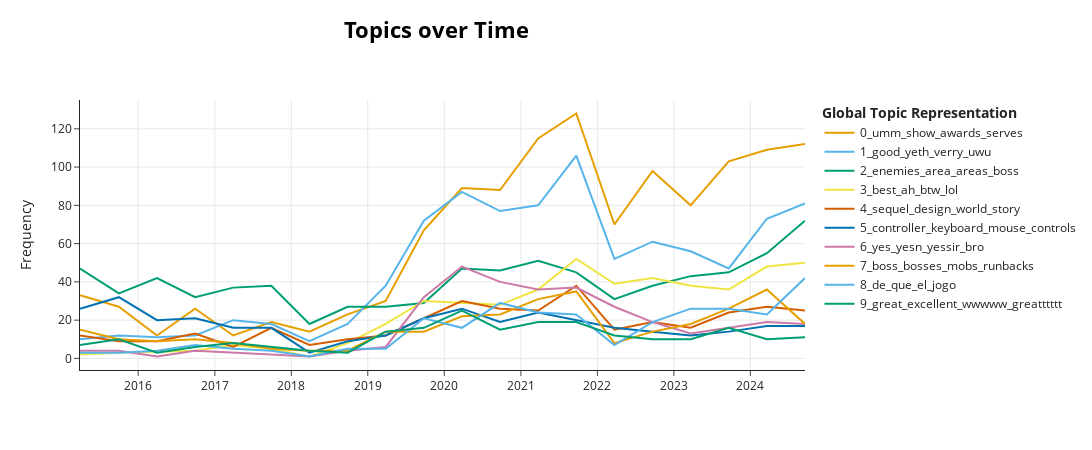

Notebook cell for this chart:
### Code cell
pos_model.visualize_topics_over_time(pos_topics_over_time, top_n_topics=10)

### Figure 1 — Plotly figure (JSON) as saved in the notebook; plotly's stock layout.template omitted (floating-point values rounded to 4 significant figures)
{"data": [{"hoverinfo": "text", "hovertext": ["<b>Topic 0</b><br>Words: umm, show, awards, serves, forgot", "<b>Topic 0</b><br>Words: umm, show, awards, serves, forgot", "<b>Topic 0</b><br>Words: umm, show, awards, serves, forgot", "<b>Topic 0</b><br>Words: umm, show, awards, serves, forgot", "<b>Topic 0</b><br>Words: umm, show, awards, serves, forgot", "<b>Topic 0</b><br>Words: awards, community, umm, show, serves", "<b>Topic 0</b><br>Words: umm, show, awards, serves, forgot", "<b>Topic 0</b><br>Words: show, umm, awards, serves, forgot", "<b>Topic 0</b><br>Words: umm, show, awards, serves, forgot", "<b>Topic 0</b><br>Words: umm, show, awards, serves, forgot", "<b>Topic 0</b><br>Words: umm, show, awards, serves, forgot", "<b>Topic 0</b><br>Words: umm, show, awards, serves, forgot", "<b>Topic 0</b><br>Words: show, umm, awards, serves, also", "<b>Topic 0</b><br>Words: umm, show, awards, serves, forgot", "<b>Topic 0</b><br>Words: umm, show, awards, serves, forgot", "<b>Topic 0</b><br>Words: serves, forgot, umm, show, awards", "<b>Topic 0</b><br>Words: umm, show, awards, serves, forgot", "<b>Topic 0</b><br>Words: umm, show, awards, serves, forgot", "<b>Topic 0</b><br>Words: umm, show, awards, serves, forgot", "<b>Topic 0</b><br>Words: umm, show, awards, serves, forgot"], "marker": {"color": "#E69F00"}, "mode": "lines", "name": "0_umm_show_awards_serves", "type": "scatter", "x": ["2015-03-29T07:51:40.752000", "2015-09-30T21:50:11.400000", "2016-03-30T20:28:43.800000", "2016-09-28T19:07:16.200000", "2017-03-29T17:45:48.600000", "2017-09-27T16:24:21", "2018-03-28T15:02:53.400000", "2018-09-26T13:41:25.800000", "2019-03-27T12:19:58.200000", "2019-09-25T10:58:30.600000", "2020-03-25T09:37:03", "2020-09-23T08:15:35.400000", "2021-03-24T06:54:07.800000", "2021-09-22T05:32:40.200000", "2022-03-23T04:11:12.600000", "2022-09-21T02:49:45", "2023-03-22T01:28:17.400000", "2023-09-20T00:06:49.800000", "2024-03-19T22:45:22.200000", "2024-09-17T21:23:54.600000"], "y": [33, 27, 12, 26, 12, 19, 14, 23, 30, 67, 89, 88, 115, 128, 70, 98, 80, 103, 109, 112]}, {"hoverinfo": "text", "hovertext": ["<b>Topic 1</b><br>Words: good, yeth, verry, uwu, mm", "<b>Topic 1</b><br>Words: good, yeth, verry, uwu, mm", "<b>Topic 1</b><br>Words: good, yeth, verry, uwu, mm", "<b>Topic 1</b><br>Words: good, yeth, verry, uwu, mm", "<b>Topic 1</b><br>Words: good, yeth, verry, uwu, mm", "<b>Topic 1</b><br>Words: good, yeth, verry, uwu, mm", "<b>Topic 1</b><br>Words: good, yeth, verry, uwu, mm", "<b>Topic 1</b><br>Words: good, yeth, verry, uwu, mm", "<b>Topic 1</b><br>Words: good, yeth, verry, uwu, mm", "<b>Topic 1</b><br>Words: good, spoiler, yeth, verry, uwu", "<b>Topic 1</b><br>Words: good, verry, mm, lol, yeth", "<b>Topic 1</b><br>Words: good, yeth, meh, verry, uwu", "<b>Topic 1</b><br>Words: good, thats, yeth, well, verry", "<b>Topic 1</b><br>Words: good, ever, yeth, verry, uwu", "<b>Topic 1</b><br>Words: good, ahh, meh, please, sometimes", "<b>Topic 1</b><br>Words: good, yeth, verry, uwu, mm", "<b>Topic 1</b><br>Words: good, ii, yeth, verry, uwu", "<b>Topic 1</b><br>Words: good, af, yeth, verry, uwu", "<b>Topic 1</b><br>Words: good, yeth, verry, uwu, mm", "<b>Topic 1</b><br>Words: good, uwu, yeth, verry, mm"], "marker": {"color": "#56B4E9"}, "mode": "lines", "name": "1_good_yeth_verry_uwu", "type": "scatter", "x": ["2015-03-29T07:51:40.752000", "2015-09-30T21:50:11.400000", "2016-03-30T20:28:43.800000", "2016-09-28T19:07:16.200000", "2017-03-29T17:45:48.600000", "2017-09-27T16:24:21", "2018-03-28T15:02:53.400000", "2018-09-26T13:41:25.800000", "2019-03-27T12:19:58.200000", "2019-09-25T10:58:30.600000", "2020-03-25T09:37:03", "2020-09-23T08:15:35.400000", "2021-03-24T06:54:07.800000", "2021-09-22T05:32:40.200000", "2022-03-23T04:11:12.600000", "2022-09-21T02:49:45", "2023-03-22T01:28:17.400000", "2023-09-20T00:06:49.800000", "2024-03-19T22:45:22.200000", "2024-09-17T21:23:54.600000"], "y": [10, 12, 11, 12, 20, 18, 9, 18, 38, 72, 87, 77, 80, 106, 52, 61, 56, 47, 73, 81]}, {"hoverinfo": "text", "hovertext": ["<b>Topic 2</b><br>Words: new, heide, changes, enemies, area", "<b>Topic 2</b><br>Words: das, players, world, player, knights", "<b>Topic 2</b><br>Words: havels, katana, ice, chaos, rapier", "<b>Topic 2</b><br>Words: system, dks, heh, based, memory", "<b>Topic 2</b><br>Words: fight, boss, weapon, area, enemies", "<b>Topic 2</b><br>Words: player, players, areas, enemies, certain", "<b>Topic 2</b><br>Words: scaling, areas, dsi, example, stats", "<b>Topic 2</b><br>Words: player, enemies, attack, damage, weapons", "<b>Topic 2</b><br>Words: moonlight, uh, shawty, trippin, spotlight", "<b>Topic 2</b><br>Words: bean, estus, areas, check, enemies", "<b>Topic 2</b><br>Words: early, areas, area, players, weapons", "<b>Topic 2</b><br>Words: th, enemies, weapons, areas, area", "<b>Topic 2</b><br>Words: enemies, areas, healing, things, movement", "<b>Topic 2</b><br>Words: sex, area, fight, enemies, roll", "<b>Topic 2</b><br>Words: enemies, area, fight, often, also", "<b>Topic 2</b><br>Words: us, two, areas, enemies, fight", "<b>Topic 2</b><br>Words: boss, king, mark, fight, also", "<b>Topic 2</b><br>Words: td, tr, dementia, boss, enemies", "<b>Topic 2</b><br>Words: boss, enemies, king, also, areas", "<b>Topic 2</b><br>Words: spoiler, area, enemies, boss, world"], "marker": {"color": "#009E73"}, "mode": "lines", "name": "2_enemies_area_areas_boss", "type": "scatter", "x": ["2015-03-29T07:51:40.752000", "2015-09-30T21:50:11.400000", "2016-03-30T20:28:43.800000", "2016-09-28T19:07:16.200000", "2017-03-29T17:45:48.600000", "2017-09-27T16:24:21", "2018-03-28T15:02:53.400000", "2018-09-26T13:41:25.800000", "2019-03-27T12:19:58.200000", "2019-09-25T10:58:30.600000", "2020-03-25T09:37:03", "2020-09-23T08:15:35.400000", "2021-03-24T06:54:07.800000", "2021-09-22T05:32:40.200000", "2022-03-23T04:11:12.600000", "2022-09-21T02:49:45", "2023-03-22T01:28:17.400000", "2023-09-20T00:06:49.800000", "2024-03-19T22:45:22.200000", "2024-09-17T21:23:54.600000"], "y": [47, 34, 42, 32, 37, 38, 18, 27, 27, 29, 47, 46, 51, 45, 31, 38, 43, 45, 55, 72]}, {"hoverinfo": "text", "hovertext": ["<b>Topic 3</b><br>Words: best, ah, btw, lol, shot", "<b>Topic 3</b><br>Words: best, ah, btw, lol, shot", "<b>Topic 3</b><br>Words: best, lol, ah, btw, shot", "<b>Topic 3</b><br>Words: best, ah, btw, lol, shot", "<b>Topic 3</b><br>Words: best, ah, btw, lol, shot", "<b>Topic 3</b><br>Words: best, ah, btw, lol, shot", "<b>Topic 3</b><br>Words: best, ah, btw, lol, shot", "<b>Topic 3</b><br>Words: best, ah, btw, lol, shot", "<b>Topic 3</b><br>Words: best, btw, ah, lol, shot", "<b>Topic 3</b><br>Words: best, ah, btw, lol, shot", "<b>Topic 3</b><br>Words: best, ah, btw, lol, shot", "<b>Topic 3</b><br>Words: best, ah, btw, lol, shot", "<b>Topic 3</b><br>Words: best, ah, btw, lol, shot", "<b>Topic 3</b><br>Words: best, ah, btw, lol, shot", "<b>Topic 3</b><br>Words: best, shot, long, yes, ah", "<b>Topic 3</b><br>Words: best, ah, fucking, yes, btw", "<b>Topic 3</b><br>Words: best, right, ah, btw, lol", "<b>Topic 3</b><br>Words: best, ah, btw, lol, shot", "<b>Topic 3</b><br>Words: best, ah, btw, lol, shot"], "marker": {"color": "#F0E442"}, "mode": "lines", "name": "3_best_ah_btw_lol", "type": "scatter", "x": ["2015-03-29T07:51:40.752000", "2015-09-30T21:50:11.400000", "2016-09-28T19:07:16.200000", "2017-03-29T17:45:48.600000", "2017-09-27T16:24:21", "2018-03-28T15:02:53.400000", "2018-09-26T13:41:25.800000", "2019-03-27T12:19:58.200000", "2019-09-25T10:58:30.600000", "2020-03-25T09:37:03", "2020-09-23T08:15:35.400000", "2021-03-24T06:54:07.800000", "2021-09-22T05:32:40.200000", "2022-03-23T04:11:12.600000", "2022-09-21T02:49:45", "2023-03-22T01:28:17.400000", "2023-09-20T00:06:49.800000", "2024-03-19T22:45:22.200000", "2024-09-17T21:23:54.600000"], "y": [2, 3, 4, 7, 5, 1, 8, 18, 30, 29, 28, 36, 52, 39, 42, 38, 36, 48, 50]}, {"hoverinfo": "text", "hovertext": ["<b>Topic 4</b><br>Words: darker, crystal, gear, material, logged", "<b>Topic 4</b><br>Words: horizontal, communicated, darksouls, partly, uninteresting", "<b>Topic 4</b><br>Words: inspired, predacessor, hack, darksoul, less", "<b>Topic 4</b><br>Words: aspects, soundtrack, sequel, usual, beginning", "<b>Topic 4</b><br>Words: strike, dee, ecks, istelf, someting", "<b>Topic 4</b><br>Words: apples, repetetive, convenants, sequal, instead", "<b>Topic 4</b><br>Words: presented, recycling, books, via, sequel", "<b>Topic 4</b><br>Words: footage, train, precise, rotten, critisizims", "<b>Topic 4</b><br>Words: noticably, sequel, amenable, fiendishly, averse", "<b>Topic 4</b><br>Words: story, world, apposed, differences, odd", "<b>Topic 4</b><br>Words: entry, title, design, titles, franchise", "<b>Topic 4</b><br>Words: quirks, unique, trying, series, however", "<b>Topic 4</b><br>Words: scholars, tons, videogame, predecessor, dive", "<b>Topic 4</b><br>Words: world, aspects, vary, series, mechanics", "<b>Topic 4</b><br>Words: chronological, worker, sequel, spoiler, worse", "<b>Topic 4</b><br>Words: drags, noobs, truly, results, reenabled", "<b>Topic 4</b><br>Words: sequel, six, worthy, google, excite", "<b>Topic 4</b><br>Words: offering, design, predecessor, unique, compelling", "<b>Topic 4</b><br>Words: sequel, ideas, backs, weirdly, world", "<b>Topic 4</b><br>Words: unafraid, aspects, unfortunately, sequel, story"], "marker": {"color": "#D55E00"}, "mode": "lines", "name": "4_sequel_design_world_story", "type": "scatter", "x": ["2015-03-29T07:51:40.752000", "2015-09-30T21:50:11.400000", "2016-03-30T20:28:43.800000", "2016-09-28T19:07:16.200000", "2017-03-29T17:45:48.600000", "2017-09-27T16:24:21", "2018-03-28T15:02:53.400000", "2018-09-26T13:41:25.800000", "2019-03-27T12:19:58.200000", "2019-09-25T10:58:30.600000", "2020-03-25T09:37:03", "2020-09-23T08:15:35.400000", "2021-03-24T06:54:07.800000", "2021-09-22T05:32:40.200000", "2022-03-23T04:11:12.600000", "2022-09-21T02:49:45", "2023-03-22T01:28:17.400000", "2023-09-20T00:06:49.800000", "2024-03-19T22:45:22.200000", "2024-09-17T21:23:54.600000"], "y": [12, 9, 9, 13, 6, 16, 7, 10, 12, 21, 30, 26, 25, 38, 15, 19, 16, 24, 27, 25]}, {"hoverinfo": "text", "hovertext": ["<b>Topic 5</b><br>Words: controller, keyboard, mouse, controls, xbox", "<b>Topic 5</b><br>Words: controller, keyboard, mouse, controls, clicking", "<b>Topic 5</b><br>Words: keyboard, controller, mouse, controls, click", "<b>Topic 5</b><br>Words: controller, keyboard, broke, mouse, bubble", "<b>Topic 5</b><br>Words: controller, keyboard, mouse, cable, window", "<b>Topic 5</b><br>Words: controller, keyboard, controls, kb, mouse", "<b>Topic 5</b><br>Words: mouse, sensitivity, click, bindings, prompts", "<b>Topic 5</b><br>Words: controller, keyboard, mouse, playstation, controls", "<b>Topic 5</b><br>Words: controller, keyboard, mouse, controls, menus", "<b>Topic 5</b><br>Words: controller, keyboard, controls, mouse, bindings", "<b>Topic 5</b><br>Words: keyboard, controller, mouse, controls, keys", "<b>Topic 5</b><br>Words: keyboard, mouse, controls, controller, press", "<b>Topic 5</b><br>Words: controller, keyboard, mouse, controls, broke", "<b>Topic 5</b><br>Words: mouse, keyboard, controller, broke, keys", "<b>Topic 5</b><br>Words: mouse, keyboard, controller, controls, bind", "<b>Topic 5</b><br>Words: keyboard, controller, mouse, click, controls", "<b>Topic 5</b><br>Words: control, controller, mouse, keyboard, controls", "<b>Topic 5</b><br>Words: controller, keyboard, binds, remap, controls", "<b>Topic 5</b><br>Words: controller, click, mouse, keyboard, controls", "<b>Topic 5</b><br>Words: keyboard, controller, controls, mouse, miyuzaki"], "marker": {"color": "#0072B2"}, "mode": "lines", "name": "5_controller_keyboard_mouse_controls", "type": "scatter", "x": ["2015-03-29T07:51:40.752000", "2015-09-30T21:50:11.400000", "2016-03-30T20:28:43.800000", "2016-09-28T19:07:16.200000", "2017-03-29T17:45:48.600000", "2017-09-27T16:24:21", "2018-03-28T15:02:53.400000", "2018-09-26T13:41:25.800000", "2019-03-27T12:19:58.200000", "2019-09-25T10:58:30.600000", "2020-03-25T09:37:03", "2020-09-23T08:15:35.400000", "2021-03-24T06:54:07.800000", "2021-09-22T05:32:40.200000", "2022-03-23T04:11:12.600000", "2022-09-21T02:49:45", "2023-03-22T01:28:17.400000", "2023-09-20T00:06:49.800000", "2024-03-19T22:45:22.200000", "2024-09-17T21:23:54.600000"], "y": [26, 32, 20, 21, 16, 16, 3, 9, 12, 21, 26, 19, 24, 20, 16, 14, 12, 14, 17, 17]}, {"hoverinfo": "text", "hovertext": ["<b>Topic 6</b><br>Words: yes, yesn, yessir, bro, thank", "<b>Topic 6</b><br>Words: yes, yesn, yessir, bro, thank", "<b>Topic 6</b><br>Words: yes, yesn, yessir, bro, thank", "<b>Topic 6</b><br>Words: yes, yesn, yessir, bro, thank", "<b>Topic 6</b><br>Words: yes, yesn, yessir, bro, thank", "<b>Topic 6</b><br>Words: yes, yesn, yessir, bro, thank", "<b>Topic 6</b><br>Words: yes, yesn, yessir, bro, thank", "<b>Topic 6</b><br>Words: yes, yesn, yessir, bro, thank", "<b>Topic 6</b><br>Words: yes, yesn, yessir, bro, thank", "<b>Topic 6</b><br>Words: yes, yesn, yessir, bro, thank", "<b>Topic 6</b><br>Words: yes, yesn, yessir, bro, thank", "<b>Topic 6</b><br>Words: yes, yesn, thank, cool, yessir", "<b>Topic 6</b><br>Words: yes, bro, sir, yesn, yessir", "<b>Topic 6</b><br>Words: yes, yesn, yessir, bro, thank", "<b>Topic 6</b><br>Words: yes, yesn, yessir, bro, thank", "<b>Topic 6</b><br>Words: yes, yesn, yessir, bro, thank", "<b>Topic 6</b><br>Words: yes, yessir, yesn, bro, thank", "<b>Topic 6</b><br>Words: yes, yesn, yessir, bro, thank", "<b>Topic 6</b><br>Words: yes, yesn, yessir, bro, thank"], "marker": {"color": "#CC79A7"}, "mode": "lines", "name": "6_yes_yesn_yessir_bro", "type": "scatter", "x": ["2015-03-29T07:51:40.752000", "2015-09-30T21:50:11.400000", "2016-03-30T20:28:43.800000", "2016-09-28T19:07:16.200000", "2017-09-27T16:24:21", "2018-03-28T15:02:53.400000", "2018-09-26T13:41:25.800000", "2019-03-27T12:19:58.200000", "2019-09-25T10:58:30.600000", "2020-03-25T09:37:03", "2020-09-23T08:15:35.400000", "2021-03-24T06:54:07.800000", "2021-09-22T05:32:40.200000", "2022-03-23T04:11:12.600000", "2022-09-21T02:49:45", "2023-03-22T01:28:17.400000", "2023-09-20T00:06:49.800000", "2024-03-19T22:45:22.200000", "2024-09-17T21:23:54.600000"], "y": [4, 4, 1, 4, 2, 1, 4, 6, 32, 48, 40, 36, 37, 27, 19, 13, 16, 19, 18]}, {"hoverinfo": "text", "hovertext": ["<b>Topic 7</b><br>Words: capitalismisthecauseofthis, pausing, disposable, coded, crazier", "<b>Topic 7</b><br>Words: fuuuuuuuuuuu, masturbation, loool, puting, buttsex", "<b>Topic 7</b><br>Words: outrageously, neighborhood, fabulous, wont, wake", "<b>Topic 7</b><br>Words: paper, houres, whill, bosss, cannawt", "<b>Topic 7</b><br>Words: coworkers, annihilated, penetrated, concessions, slew", "<b>Topic 7</b><br>Words: whoop, punched, desk, greedy, asshole", "<b>Topic 7</b><br>Words: perseverence, honing, littered, substantial, entertainment", "<b>Topic 7</b><br>Words: manikins, twin, addicted, likes, complain", "<b>Topic 7</b><br>Words: styling, ooz, mothersucker, aromatic, pased", "<b>Topic 7</b><br>Words: whaddya, hysterical, defeated, outweighed, boss", "<b>Topic 7</b><br>Words: st, undertuned, bossessssss, bosses, oversaturated", "<b>Topic 7</b><br>Words: bosses, bosssss, fnnuy, osuls, weaaaaponnnnnnns", "<b>Topic 7</b><br>Words: boss, bosses, mobs, wolnir, booses", "<b>Topic 7</b><br>Words: bosses, boss, beat, esey, ceased", "<b>Topic 7</b><br>Words: broth, littler, fuckyoufuckyoufuckyoufuckyoufuckyoufuckyou, getin, hbomberguy", "<b>Topic 7</b><br>Words: grappled, py, boss, smarts, cos", "<b>Topic 7</b><br>Words: motherfucking, fuckin, fucking, turtle, kidding", "<b>Topic 7</b><br>Words: boss, bosses, painfully, enemyies, fxck", "<b>Topic 7</b><br>Words: def, runbacks, boss, bosses, enjoying", "<b>Topic 7</b><br>Words: runbacks, boss, apparantly, walkback, istfg"], "marker": {"color": "#E69F00"}, "mode": "lines", "name": "7_boss_bosses_mobs_runbacks", "type": "scatter", "x": ["2015-03-29T07:51:40.752000", "2015-09-30T21:50:11.400000", "2016-03-30T20:28:43.800000", "2016-09-28T19:07:16.200000", "2017-03-29T17:45:48.600000", "2017-09-27T16:24:21", "2018-03-28T15:02:53.400000", "2018-09-26T13:41:25.800000", "2019-03-27T12:19:58.200000", "2019-09-25T10:58:30.600000", "2020-03-25T09:37:03", "2020-09-23T08:15:35.400000", "2021-03-24T06:54:07.800000", "2021-09-22T05:32:40.200000", "2022-03-23T04:11:12.600000", "2022-09-21T02:49:45", "2023-03-22T01:28:17.400000", "2023-09-20T00:06:49.800000", "2024-03-19T22:45:22.200000", "2024-09-17T21:23:54.600000"], "y": [15, 10, 9, 10, 8, 5, 4, 4, 14, 14, 22, 23, 31, 35, 8, 14, 18, 26, 36, 18]}, {"hoverinfo": "text", "hovertext": ["<b>Topic 8</b><br>Words: ncia, jogo, que, minhas, de", "<b>Topic 8</b><br>Words: el, horas, jogo, que, esta", "<b>Topic 8</b><br>Words: que, vez, mucho, es, de", "<b>Topic 8</b><br>Words: de, el, que, en, la", "<b>Topic 8</b><br>Words: de, que, la, en, su", "<b>Topic 8</b><br>Words: que, el, para, es, la", "<b>Topic 8</b><br>Words: quero, jogaaaaaaaaaaa, controle, para, de", "<b>Topic 8</b><br>Words: el, rango, totales, necesitas, castigara", "<b>Topic 8</b><br>Words: della, nico, jogo, que, jogar", "<b>Topic 8</b><br>Words: que, de, pero, juegazo, jogo", "<b>Topic 8</b><br>Words: jogo, um, muy, mto, de", "<b>Topic 8</b><br>Words: novo, de, que, jogo, um", "<b>Topic 8</b><br>Words: el, que, es, de, jogo", "<b>Topic 8</b><br>Words: de, que, jogo, um, mais", "<b>Topic 8</b><br>Words: feo, melhor, juego, de, jogo", "<b>Topic 8</b><br>Words: que, de, el, pra, jogo", "<b>Topic 8</b><br>Words: de, que, mejor, el, la", "<b>Topic 8</b><br>Words: te, amo, odeio, que, de", "<b>Topic 8</b><br>Words: de, que, juego, la, et", "<b>Topic 8</b><br>Words: de, que, jogo, la, el"], "marker": {"color": "#56B4E9"}, "mode": "lines", "name": "8_de_que_el_jogo", "type": "scatter", "x": ["2015-03-29T07:51:40.752000", "2015-09-30T21:50:11.400000", "2016-03-30T20:28:43.800000", "2016-09-28T19:07:16.200000", "2017-03-29T17:45:48.600000", "2017-09-27T16:24:21", "2018-03-28T15:02:53.400000", "2018-09-26T13:41:25.800000", "2019-03-27T12:19:58.200000", "2019-09-25T10:58:30.600000", "2020-03-25T09:37:03", "2020-09-23T08:15:35.400000", "2021-03-24T06:54:07.800000", "2021-09-22T05:32:40.200000", "2022-03-23T04:11:12.600000", "2022-09-21T02:49:45", "2023-03-22T01:28:17.400000", "2023-09-20T00:06:49.800000", "2024-03-19T22:45:22.200000", "2024-09-17T21:23:54.600000"], "y": [3, 3, 4, 7, 5, 4, 1, 5, 5, 21, 16, 29, 24, 23, 7, 19, 26, 26, 23, 42]}, {"hoverinfo": "text", "hovertext": ["<b>Topic 9</b><br>Words: great, excellent, greattttt, greatttttt, wwwww", "<b>Topic 9</b><br>Words: great, excellent, greattttt, greatttttt, wwwww", "<b>Topic 9</b><br>Words: great, excellent, greattttt, greatttttt, wwwww", "<b>Topic 9</b><br>Words: great, excellent, greattttt, greatttttt, wwwww", "<b>Topic 9</b><br>Words: great, excellent, greattttt, greatttttt, wwwww", "<b>Topic 9</b><br>Words: great, excellent, greattttt, greatttttt, wwwww", "<b>Topic 9</b><br>Words: great, excellent, greattttt, greatttttt, wwwww", "<b>Topic 9</b><br>Words: great, excellent, greattttt, greatttttt, wwwww", "<b>Topic 9</b><br>Words: great, excellent, greattttt, greatttttt, wwwww", "<b>Topic 9</b><br>Words: great, greatttttt, excellent, greattttt, wwwww", "<b>Topic 9</b><br>Words: great, greattttt, excellent, everyone, greatttttt", "<b>Topic 9</b><br>Words: great, wwwww, excellent, greattttt, greatttttt", "<b>Topic 9</b><br>Words: great, fking, excellent, greattttt, greatttttt", "<b>Topic 9</b><br>Words: great, excellent, greattttt, greatttttt, wwwww", "<b>Topic 9</b><br>Words: great, excellent, greattttt, greatttttt, wwwww", "<b>Topic 9</b><br>Words: great, excellent, greattttt, greatttttt, wwwww", "<b>Topic 9</b><br>Words: great, excellent, greattttt, greatttttt, wwwww", "<b>Topic 9</b><br>Words: great, excellent, greattttt, greatttttt, wwwww", "<b>Topic 9</b><br>Words: great, excellent, wonderful, greattttt, greatttttt", "<b>Topic 9</b><br>Words: great, excellent, greattttt, greatttttt, wwwww"], "marker": {"color": "#009E73"}, "mode": "lines", "name": "9_great_excellent_wwwww_greatttttt", "type": "scatter", "x": ["2015-03-29T07:51:40.752000", "2015-09-30T21:50:11.400000", "2016-03-30T20:28:43.800000", "2016-09-28T19:07:16.200000", "2017-03-29T17:45:48.600000", "2017-09-27T16:24:21", "2018-03-28T15:02:53.400000", "2018-09-26T13:41:25.800000", "2019-03-27T12:19:58.200000", "2019-09-25T10:58:30.600000", "2020-03-25T09:37:03", "2020-09-23T08:15:35.400000", "2021-03-24T06:54:07.800000", "2021-09-22T05:32:40.200000", "2022-03-23T04:11:12.600000", "2022-09-21T02:49:45", "2023-03-22T01:28:17.400000", "2023-09-20T00:06:49.800000", "2024-03-19T22:45:22.200000", "2024-09-17T21:23:54.600000"], "y": [7, 10, 3, 6, 8, 6, 4, 3, 14, 16, 25, 15, 19, 19, 12, 10, 10, 16, 10, 11]}], "layout": {"height": 450, "hoverlabel": {"bgcolor": "white", "font": {"family": "Rockwell", "size": 16}}, "legend": {"title": {"text": "<b>Global Topic Representation"}}, "title": {"font": {"color": "Black", "size": 22}, "text": "<b>Topics over Time</b>", "x": 0.4, "xanchor": "center", "y": 0.95, "yanchor": "top"}, "width": 1250, "xaxis": {"showgrid": true}, "yaxis": {"showgrid": true, "title": {"text": "Frequency"}}}}
